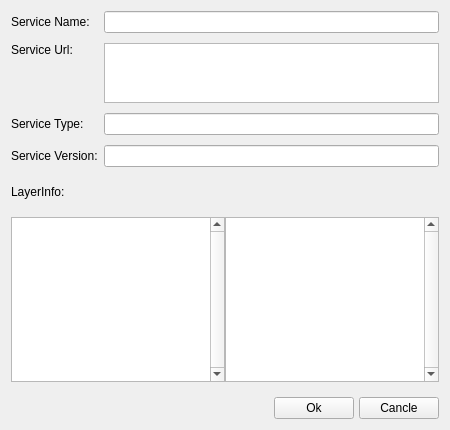
<?xml version="1.0" encoding="UTF-8"?>
<ui version="4.0">
 <class>OGCServicePropertyWidget</class>
 <widget class="QWidget" name="OGCServicePropertyWidget">
  <property name="geometry">
   <rect>
    <x>0</x>
    <y>0</y>
    <width>450</width>
    <height>430</height>
   </rect>
  </property>
  <property name="windowTitle">
   <string>Folder Widget</string>
  </property>
  <layout class="QGridLayout" name="gridLayout">
   <property name="verticalSpacing">
    <number>10</number>
   </property>
   <item row="0" column="0">
    <widget class="QLabel" name="label_name">
     <property name="contextMenuPolicy">
      <enum>Qt::NoContextMenu</enum>
     </property>
     <property name="text">
      <string>Service Name:</string>
     </property>
    </widget>
   </item>
   <item row="0" column="1">
    <widget class="QLineEdit" name="lineEdit_name">
     <property name="enabled">
      <bool>true</bool>
     </property>
     <property name="contextMenuPolicy">
      <enum>Qt::NoContextMenu</enum>
     </property>
    </widget>
   </item>
   <item row="1" column="0">
    <widget class="QLabel" name="label_url">
     <property name="contextMenuPolicy">
      <enum>Qt::NoContextMenu</enum>
     </property>
     <property name="text">
      <string>Service Url:</string>
     </property>
     <property name="alignment">
      <set>Qt::AlignLeading|Qt::AlignLeft|Qt::AlignTop</set>
     </property>
    </widget>
   </item>
   <item row="1" column="1">
    <widget class="QTextEdit" name="lineEdit_url">
     <property name="sizePolicy">
      <sizepolicy hsizetype="Expanding" vsizetype="Fixed">
       <horstretch>0</horstretch>
       <verstretch>0</verstretch>
      </sizepolicy>
     </property>
     <property name="minimumSize">
      <size>
       <width>0</width>
       <height>60</height>
      </size>
     </property>
     <property name="maximumSize">
      <size>
       <width>16777215</width>
       <height>60</height>
      </size>
     </property>
     <property name="contextMenuPolicy">
      <enum>Qt::NoContextMenu</enum>
     </property>
     <property name="readOnly">
      <bool>true</bool>
     </property>
    </widget>
   </item>
   <item row="2" column="0">
    <widget class="QLabel" name="label_type">
     <property name="contextMenuPolicy">
      <enum>Qt::NoContextMenu</enum>
     </property>
     <property name="text">
      <string>Service Type:</string>
     </property>
    </widget>
   </item>
   <item row="2" column="1">
    <widget class="QLineEdit" name="lineEdit_type">
     <property name="enabled">
      <bool>true</bool>
     </property>
     <property name="contextMenuPolicy">
      <enum>Qt::NoContextMenu</enum>
     </property>
     <property name="readOnly">
      <bool>true</bool>
     </property>
    </widget>
   </item>
   <item row="3" column="0">
    <widget class="QLabel" name="label_version">
     <property name="contextMenuPolicy">
      <enum>Qt::NoContextMenu</enum>
     </property>
     <property name="text">
      <string>Service Version:</string>
     </property>
    </widget>
   </item>
   <item row="3" column="1">
    <widget class="QLineEdit" name="lineEdit_version">
     <property name="enabled">
      <bool>true</bool>
     </property>
     <property name="contextMenuPolicy">
      <enum>Qt::NoContextMenu</enum>
     </property>
     <property name="readOnly">
      <bool>true</bool>
     </property>
    </widget>
   </item>
   <item row="5" column="0" colspan="2">
    <layout class="QHBoxLayout" name="horizontalLayout_3">
     <item>
      <widget class="QLabel" name="label_layerInfo">
       <property name="contextMenuPolicy">
        <enum>Qt::NoContextMenu</enum>
       </property>
       <property name="text">
        <string>LayerInfo:</string>
       </property>
      </widget>
     </item>
     <item>
      <spacer name="horizontalSpacer_2">
       <property name="orientation">
        <enum>Qt::Horizontal</enum>
       </property>
       <property name="sizeHint" stdset="0">
        <size>
         <width>40</width>
         <height>20</height>
        </size>
       </property>
      </spacer>
     </item>
    </layout>
   </item>
   <item row="7" column="0" colspan="2">
    <layout class="QHBoxLayout" name="horizontalLayout_2">
     <item>
      <widget class="QListWidget" name="listWidget_layer">
       <property name="focusPolicy">
        <enum>Qt::NoFocus</enum>
       </property>
       <property name="contextMenuPolicy">
        <enum>Qt::NoContextMenu</enum>
       </property>
       <property name="verticalScrollBarPolicy">
        <enum>Qt::ScrollBarAlwaysOn</enum>
       </property>
      </widget>
     </item>
     <item>
      <widget class="QTextEdit" name="textEdit_layer">
       <property name="focusPolicy">
        <enum>Qt::NoFocus</enum>
       </property>
       <property name="contextMenuPolicy">
        <enum>Qt::NoContextMenu</enum>
       </property>
       <property name="verticalScrollBarPolicy">
        <enum>Qt::ScrollBarAlwaysOn</enum>
       </property>
       <property name="readOnly">
        <bool>true</bool>
       </property>
      </widget>
     </item>
    </layout>
   </item>
   <item row="9" column="0" colspan="2">
    <layout class="QHBoxLayout" name="horizontalLayout">
     <item>
      <spacer name="horizontalSpacer">
       <property name="orientation">
        <enum>Qt::Horizontal</enum>
       </property>
       <property name="sizeHint" stdset="0">
        <size>
         <width>40</width>
         <height>20</height>
        </size>
       </property>
      </spacer>
     </item>
     <item>
      <widget class="QPushButton" name="pushButton_ok">
       <property name="contextMenuPolicy">
        <enum>Qt::NoContextMenu</enum>
       </property>
       <property name="text">
        <string>Ok</string>
       </property>
      </widget>
     </item>
     <item>
      <spacer name="horizontalSpacer_3">
       <property name="orientation">
        <enum>Qt::Horizontal</enum>
       </property>
       <property name="sizeType">
        <enum>QSizePolicy::Fixed</enum>
       </property>
       <property name="sizeHint" stdset="0">
        <size>
         <width>5</width>
         <height>20</height>
        </size>
       </property>
      </spacer>
     </item>
     <item>
      <widget class="QPushButton" name="pushButton_cancle">
       <property name="contextMenuPolicy">
        <enum>Qt::NoContextMenu</enum>
       </property>
       <property name="text">
        <string>Cancle</string>
       </property>
      </widget>
     </item>
    </layout>
   </item>
   <item row="6" column="0">
    <spacer name="verticalSpacer_2">
     <property name="orientation">
      <enum>Qt::Vertical</enum>
     </property>
     <property name="sizeType">
      <enum>QSizePolicy::Fixed</enum>
     </property>
     <property name="sizeHint" stdset="0">
      <size>
       <width>20</width>
       <height>5</height>
      </size>
     </property>
    </spacer>
   </item>
   <item row="4" column="0">
    <spacer name="verticalSpacer">
     <property name="orientation">
      <enum>Qt::Vertical</enum>
     </property>
     <property name="sizeType">
      <enum>QSizePolicy::Fixed</enum>
     </property>
     <property name="sizeHint" stdset="0">
      <size>
       <width>20</width>
       <height>5</height>
      </size>
     </property>
    </spacer>
   </item>
   <item row="8" column="0">
    <spacer name="verticalSpacer_3">
     <property name="orientation">
      <enum>Qt::Vertical</enum>
     </property>
     <property name="sizeType">
      <enum>QSizePolicy::Fixed</enum>
     </property>
     <property name="sizeHint" stdset="0">
      <size>
       <width>20</width>
       <height>5</height>
      </size>
     </property>
    </spacer>
   </item>
  </layout>
 </widget>
 <resources/>
 <connections/>
</ui>
